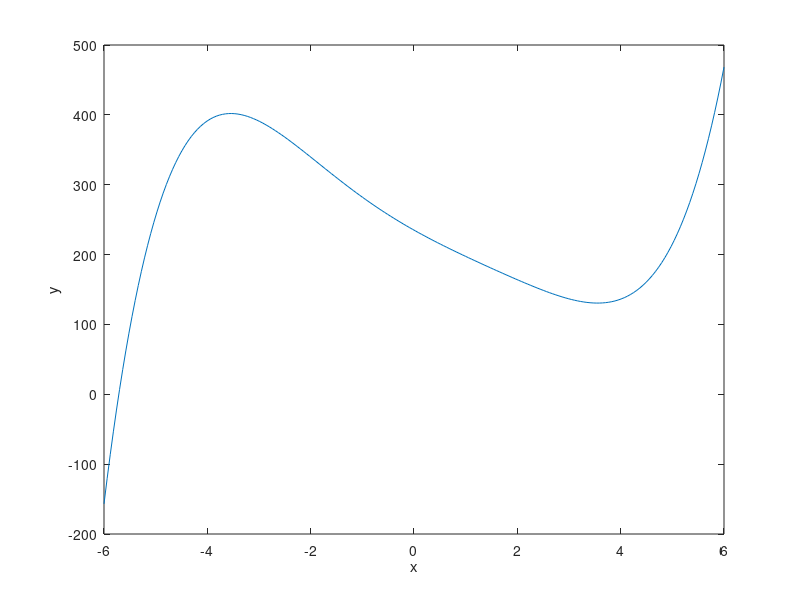

Here is the MATLAB script that generated this plot: (Note: this script raises an error after producing the figure.)
%Homework 6- Kristi Hicks
clear all; close all; clc;
%Problem 1
p= [0.1 -0.2 -1 5 -41.5 235];
x= linspace(-6,6,200);
y= polyval(p,x);
figure; plot(x,y)
xlabel('x'); ylabel('y');

%Problem 9
V= 12212/0.284;
Vout= 240*120*80;
p1= [-1 240];
p2= [-1 120];
p3= [-2 80];
pa= conv(p1,p2);
Vin= conv(pa,p3);
p=Vin;
n=length(p);
p(n)= p(n)+V-Vout;
t= roots(p)

%Problem 15a
[x y W]= Homework6functions(3, -7, 14)
%Problem 15b
[x y W]= Homework6functions(-5, -11, 15)

%Problem 20
Y= [1815 1845 1875 1905 1935 1965];
t1= Y-1800;
Pop= [8.3 19.7 44.4 83.3 127.1 190.9];
p= polyfit(t1,Pop,2)
tp= linspace(1815,1965,100);
Pplot= polyval(p,tp-1800);
figure; plot(Y,Pop,'o',tp,Pplot)
xlabel('Year'); ylabel('Population (Millions)');
legend('Data', 'Model',0);
Pop1915= polyval(p,1915-1800)

%Problem 24a
xx= [1 2.2 3.7 6.4 9 11.5 14.2 17.8 20.5 23.2];
yy= [12 9 6.6 5.5 7.2 9.2 9.6 8.5 6.5 2.2];
p1= polyfit(xx,yy,1);
xplot= linspace(0,24,100);
yplot= polyval(p1,xplot);
figure; plot(xx,yy,'ok',xplot,yplot,'k','linewidth',2,'markersize',8);
xlabel('x','fontsize',18); ylabel('y','fontsize',18);
%Problem 24b
p2= polyfit(xx,yy,2);
y2plot= polyval(p2,xplot);
figure; plot(xx,yy,'ok',xplot,y2plot,'k','linewidth',2,'markersize',8);
xlabel('x','fontsize',18); ylabel('y','fontsize',18);
%Problem 24c
p3=polyfit(xx,yy,3);
y3plot= polyval(p3,xplot);
figure; plot(xx,yy,'ok',xplot,y3plot,'k','linewidth',2,'markersize',8);
xlabel('x','fontsize',18); ylabel('y','fontsize',18);
%Problem 24d
p4=polyfit(xx,yy,5);
y4plot= polyval(p4,xplot);
figure; plot(xx,yy,'ok',xplot,y4plot,'k','linewidth',2,'markersize',8);
xlabel('x','fontsize',18); ylabel('y','fontsize',18);